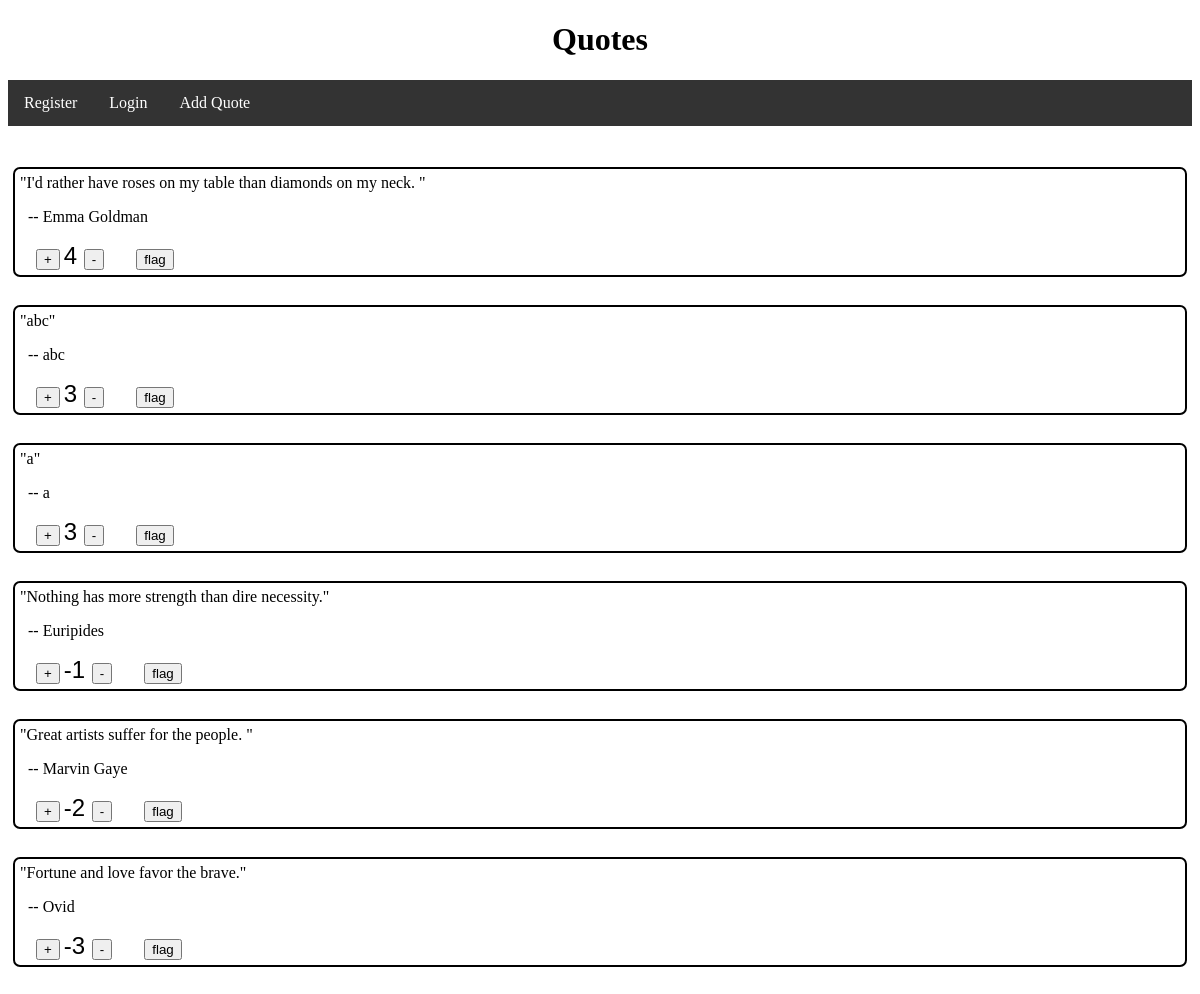
The app's page /, older data.
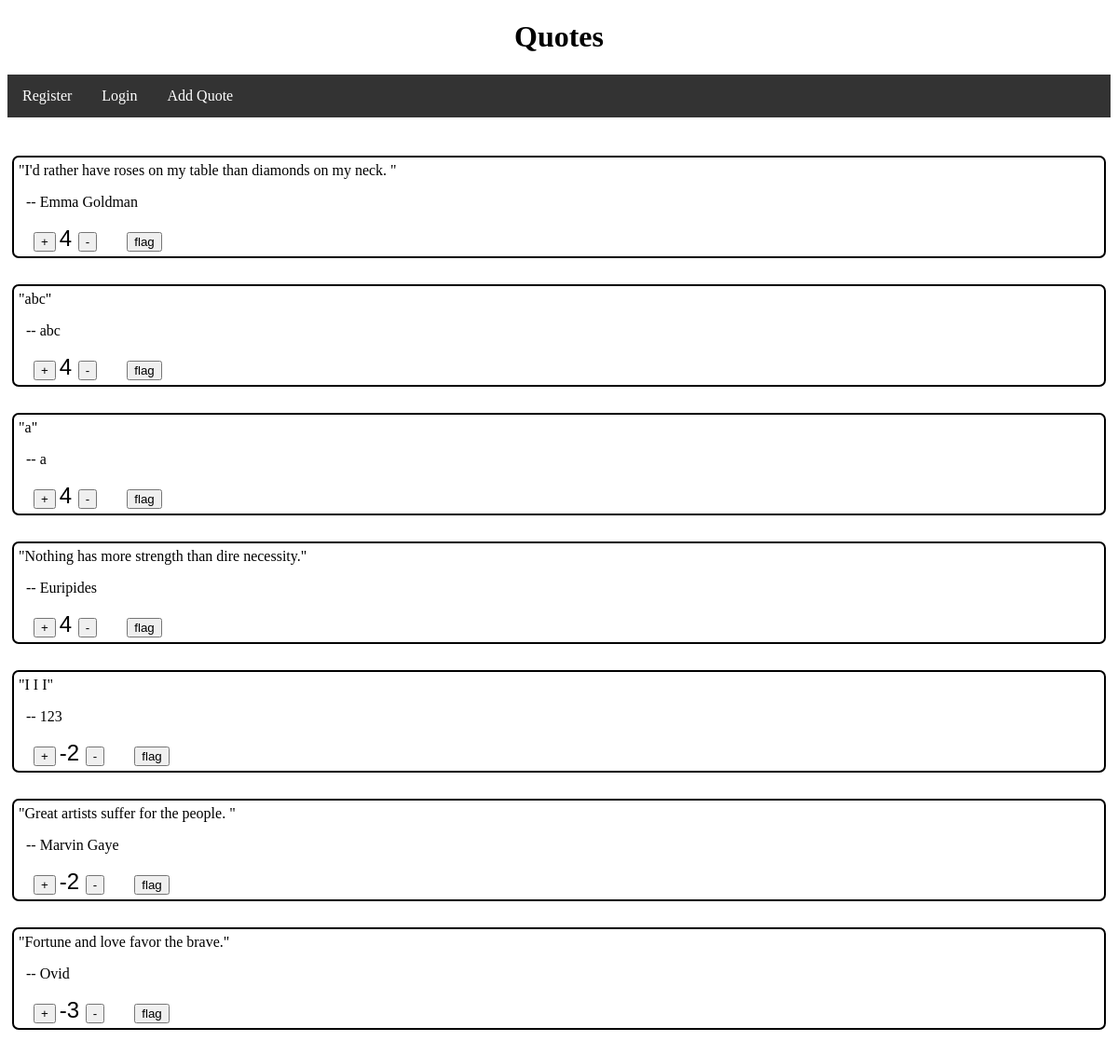
The same page, newer data.
### tables this page shows
CREATE TABLE `quotations` (
  `id` int(11) unsigned NOT NULL AUTO_INCREMENT,
  `added` datetime NOT NULL,
  `quote` text,
  `author` varchar(30) DEFAULT '',
  `rating` int(11) NOT NULL DEFAULT '0',
  `flagged` tinyint(1) NOT NULL DEFAULT '0',
  PRIMARY KEY (`id`)
);

### DatabaseAdaptor.php (called while the page is built, shortened)
<?php
class DatabaseAdaptor
{
    private $DB;
    public function __construct()
    {
        $db = 'mysql:dbname=quotes;host=127.0.0.1';
        $user = 'root';
        $password = '';
        try {
            $this->DB = new PDO ($db, $user, $password);
            $this->DB->setAttribute(PDO::ATTR_ERRMODE, PDO::ERRMODE_EXCEPTION);
        } catch (PDOException $e) {
            echo('Error establishing Connection');
            exit ();
        }
    }
    public function getQuotesAsArray()
    {
        $stmt = $this->DB->prepare("SELECT * FROM quotations WHERE flagged=0 ORDER BY rating DESC, added DESC ");
        $stmt->execute();
        return $stmt->fetchAll(PDO::FETCH_ASSOC);
    }
}
$myDatabaseFunctions = new DatabaseAdaptor ();
?>

### showQuotes.php (the view, shortened to what this page needs)
<?php
require_once './DataBaseAdaptor.php';
$arrayOfQuotes = $myDatabaseFunctions->getQuotesAsArray();
?>
<h1>Quotes</h1>
<ul>
    <li><a href="index.php?mode=register">Register</a></li>
    <li><a href="index.php?mode=login">Login</a></li>
    <li><a href="index.php?mode=new">Add Quote</a></li>
</ul>
<br>
<br>
<?php foreach ($arrayOfQuotes as $quote) { ?>
    <div class="container">
        <?= '"' . $quote['quote'] . '"' ?>
        <br>
        <p class="author">
            &nbsp;&nbsp;--
            <?= $quote['author'] ?>
            <br>
        </p>
        <form action="controller.php" method="post">
            <button name="action" value="increase">+</button>
            <span id="rating"> <?= $quote['rating'] ?> </span>
            <button name="action" value="decrease">-</button>
            <button name="action" value="flag">flag</button>
        </form>
    </div>
    <br>
<?php }   ?>

### index.php (shortened to what this page needs)
<!DOCTYPE html>
<html>
<head>
    <link rel="stylesheet" type="text/css" href="styles.css">
</head>
<body>
<?php
if (isset ($_GET ['mode'])) {
    if ($_GET ['mode'] === 'showQuotes')
        require_once("./showQuotes.php");
    elseif ($_GET ['mode'] === 'new')
        require_once("./addQuote.html");
    elseif ($_GET ['mode'] === 'login')
        require_once("./login.html");
    elseif ($_GET ['mode'] === 'register')
        require_once("./register.html");
} else {
    require_once("./showQuotes.php");
}
?>
</body>
</html>

### styles.css (style rules this page uses)
h1 { text-align: center; font-family: cursive; }
.container { vertical-align: text-top; border: 2px black solid; border-radius: 7px; padding: 5px; margin: 5px; }
#rating { font-size: 1.5em; font-family: "Arial"; }
.author { clear: both; text-align: left; width: 300px; }
ul { list-style-type: none; margin: 0; padding: 0; overflow: hidden; background-color: #333; }
li { float: left; }
li a { display: block; color: white; text-align: center; padding: 14px 16px; text-decoration: none; }

Row changes from the older to the newer data that the page shows:
changed quotations "abc": rating "3" → "4"
changed quotations (number 3 of 7 on the later page): rating "3" → "4"
changed quotations "Nothing has more strength than dire necessity.": rating "-1" → "4"
added quotations: quote "I I I", author "123", rating "-2"
